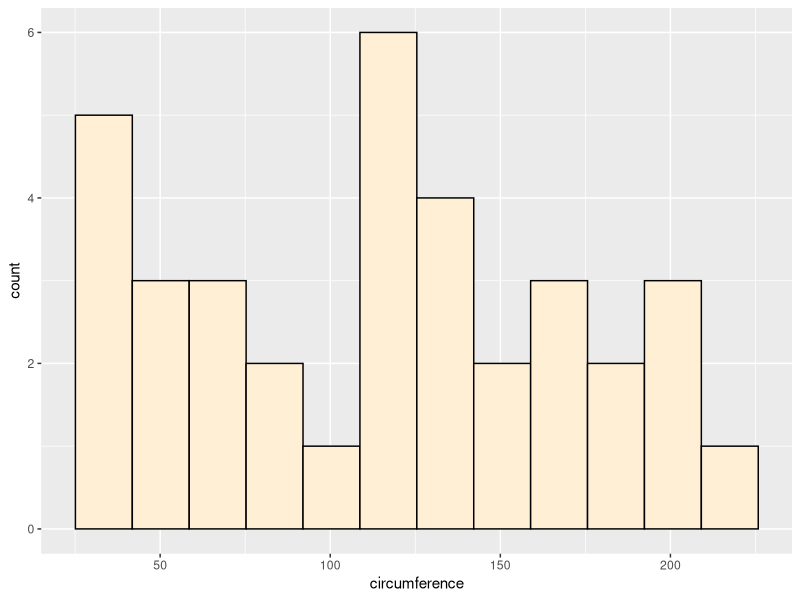
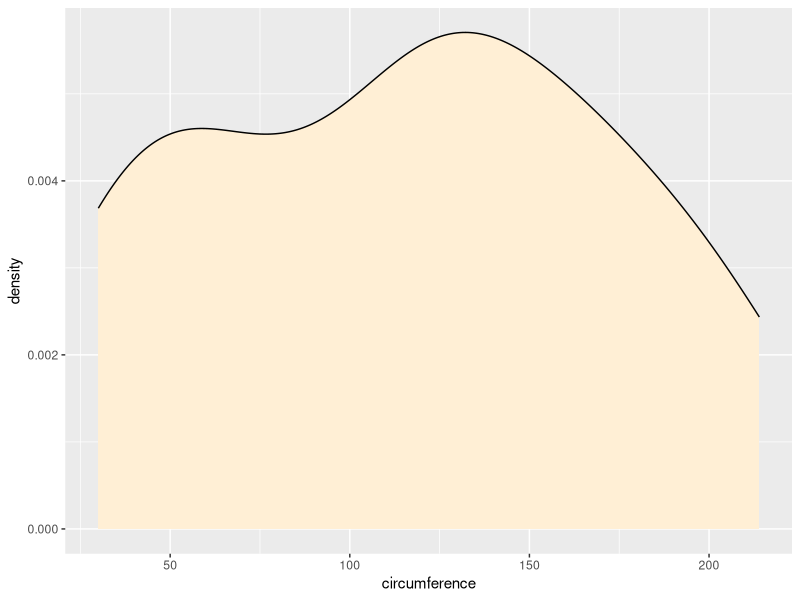
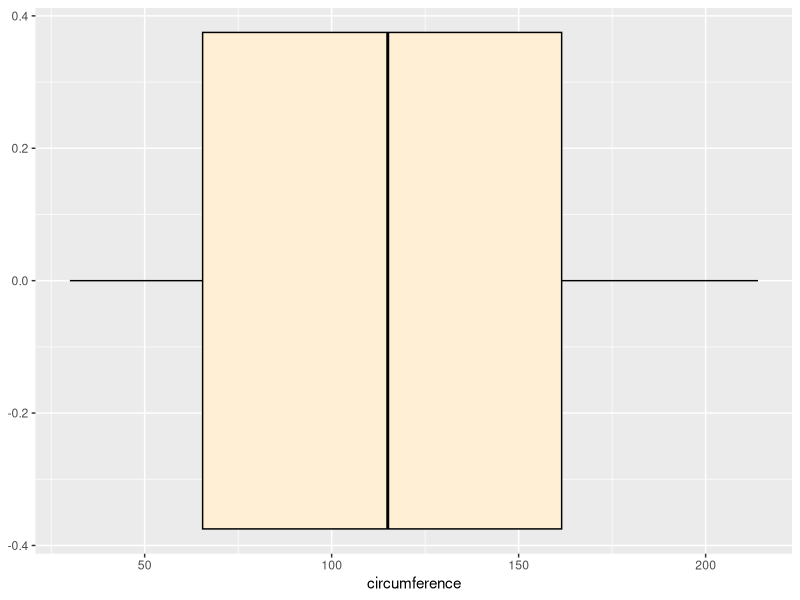
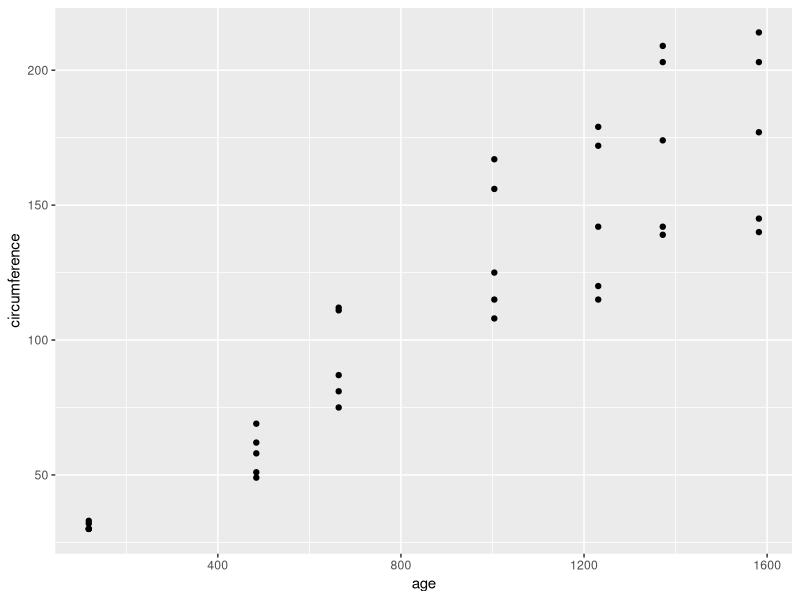
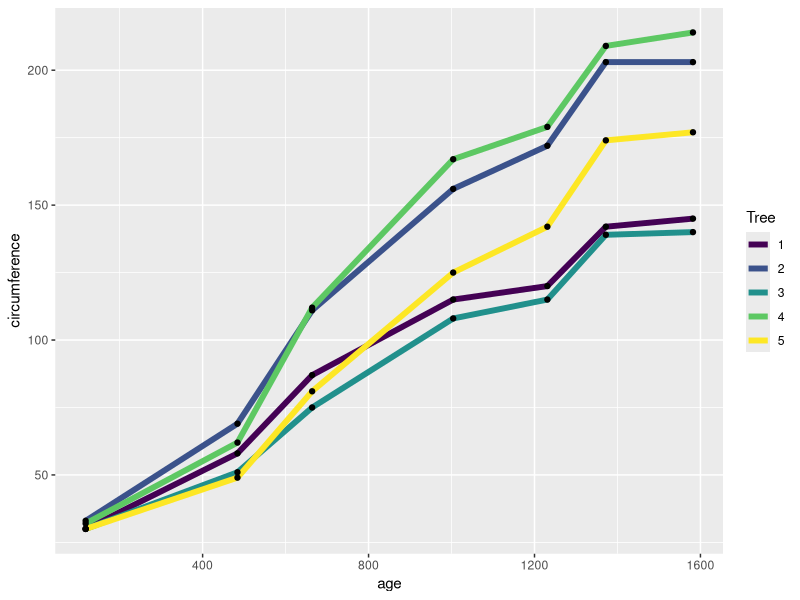
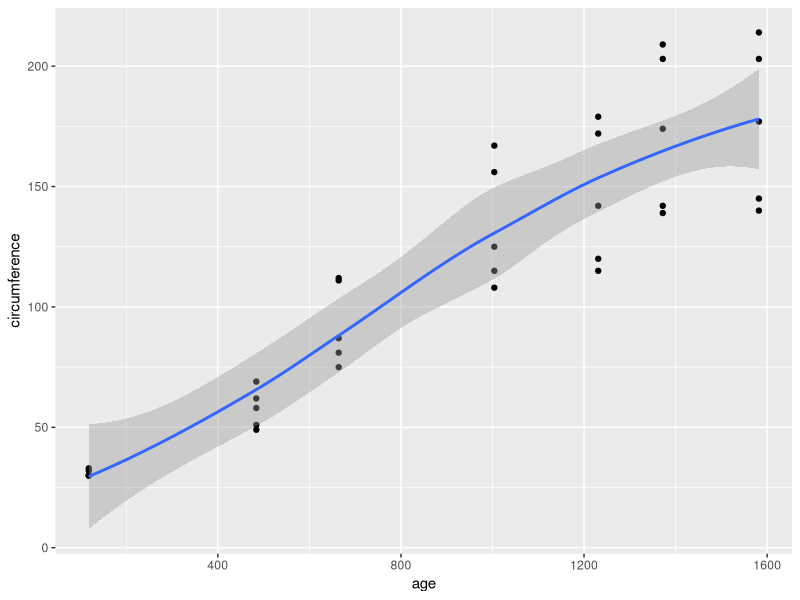
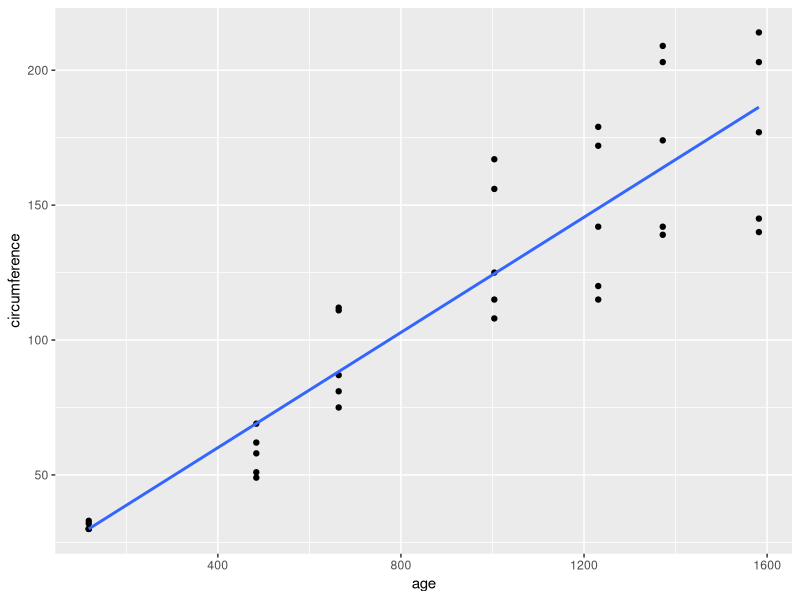

Reproduce these figures in R, in order.
## ---- chunk 1
library(tidyverse)

Orange$Tree = factor(Orange$Tree, levels = c("1", "2", "3", "4", "5"))
## ---- chunk 2
Orange[c(1:3, 8:10),] # "Orange" is one of many of R's built-in datasets! You can see them all using data(). Contains age and circumference measurements for five orange trees growing over time.
## ---- chunk 3
  
# Review on ggplot() syntax:

  # Start every plot with ggplot(data); often you will add aesthetics too, as above
  
  # Aesthetics are how you customize specific properties of the graph; sometimes they are variables from a dataframe, e.g. aes(x = circumference), and sometimes they are just specific number or color choices, like color = "red" or alpha = 0.5
  
  # If you include an aes() mapping in the original ggplot() call, as above, it will be used for all the following geom_*() functions
  
  # Notice that "constant" aesthetics (e.g. not variables) do NOT go in aes()

ggplot(data = Orange, mapping = aes(x = circumference)) +
  geom_histogram(color = "black", fill = "papayawhip", bins = 12)
## ---- chunk 4
ggplot(Orange, aes(x = circumference)) + # Notice: This still works without saying data = Orange and mapping = aes(...), because I gave them in the right order.
  geom_density(fill = "papayawhip")
## ---- chunk 5
ggplot(data = Orange, mapping = aes(x = circumference)) +
  geom_boxplot(color = "black", fill = "papayawhip")
## ---- chunk 6
ggplot(data = Orange, mapping = aes(x = age, y = circumference)) + 
  geom_point()
## ---- chunk 7
ggplot(data = Orange, mapping = aes(x = age, y = circumference)) + 
  geom_line(aes(color = Tree), size = 2) + # Notice color = Tree, a variable, is in aes(), and size = 2, a number, is not
    geom_point() # Because aes(color = Tree) is in geom_line(), and not ggplot(), it only applies to the line; points remain black by default
## ---- chunk 8
ggplot(data = Orange, mapping = aes(x = age, y = circumference)) + 
  geom_point() +
  geom_smooth() # Default: Include std. error ribbon, fit "curvy" line
## ---- chunk 9
ggplot(data = Orange, mapping = aes(x = age, y = circumference)) + 
  geom_point() +
  geom_smooth(method = "lm", se = FALSE) # Need to specify: Remove ribbon, fit straight line (linear regression!)
